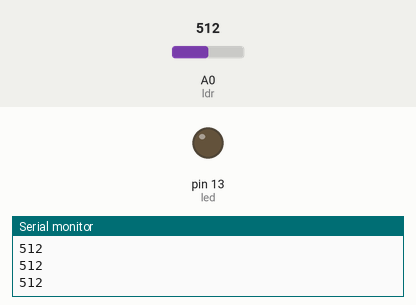
Bench run of a sketch on a simulated Arduino Uno, built with avr-gcc and run on an emulated ATmega328P. On the bench: output pins drawn as LEDs (lit = HIGH), the last lines printed to the serial monitor. The test bench sets the inputs (shaded band); at power-on: A0 (ldr) = 512.

Above: at 1.2 s.
1.3 s: A0 (ldr) set to 486
At 1.7 s:
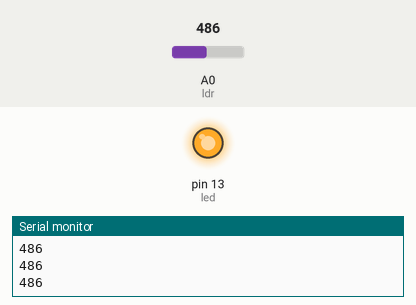
2.8 s: A0 (ldr) set to 510
At 4.0 s:
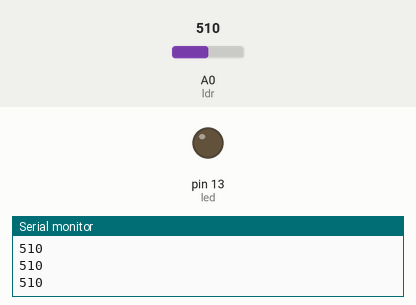
4.3 s: A0 (ldr) set to 490
At 5.5 s:
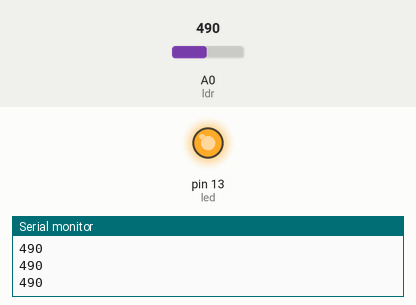
Timing chart, 0 to 7.3 s (numbered marks = the images above; inputs shaded):
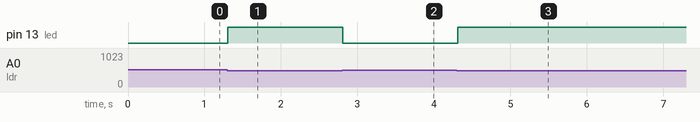

The sketch:

smart_street_lights.ino
```cpp
int ldr = A0;
int led = 13;

void setup() {
  pinMode(led, OUTPUT);
  Serial.begin(9600);
}

void loop() {

  int ldrValue = analogRead(ldr);

  Serial.println(ldrValue);

  if (ldrValue < 500) {
    digitalWrite(led, HIGH);
  }
  else {
    digitalWrite(led, LOW);
  }

  delay(100);
}
```

Measured:
- the behaviour switches between 500 and 499 on A0 (ldr) (found by bisection; images 0 and 1)
- after the input at 1.3 s, pin 13 (led): LOW → HIGH at once
- after the input at 2.8 s, pin 13 (led): HIGH → LOW at once
- after the input at 4.3 s, pin 13 (led): LOW → HIGH at once
